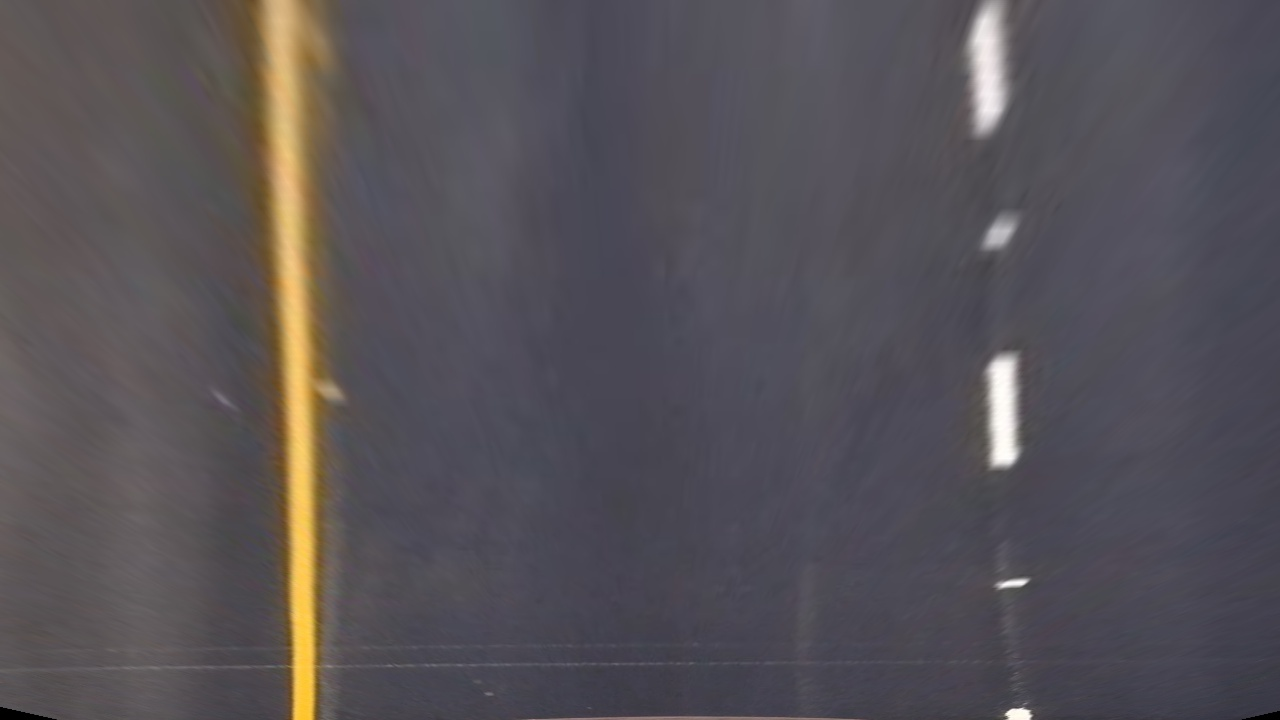
#> input picture output_images/Birds_Eye_View/straight_lines1.jpg, 1280 x 720 px; its folder holds only this picture in this run
$ jupyter execute --allow-errors 06_Determine_the_curvature_of_the_lane_and_vehicle_position_with_respect_to_center.ipynb   (shell and % lines are left out)   (older library calls are emulated)
#> lines starting #> are read from the running program, lines starting #| are printed output that depends on the picture
# Self-Driving Car Engineer Nanodegree

## Project: **Advanced Lane Finding**

### 06.Determine the curvature of the lane and vehicle position with respect to center

[cell 1]
#importing some useful packages
import matplotlib.pyplot as plt
import matplotlib.image as mpimg
import numpy as np
import cv2
import os

### Load Camera parameters for Pkl

[cell 2]
import pickle
fh = open('Camera_parameters.pkl', 'rb')
#> (reads Camera_parameters.pkl from the repository)
#> further down, image is the input picture: shape (720, 1280, 3); mean R, G, B 86.6, 82.1, 86.9
mtx = pickle.load(fh)
dist = pickle.load(fh)
fh.close()

[cell 3]
def abs_sobel_thresh(img, orient='y', sobel_kernel=5, thresh=(60, 255)):
    # Apply the following steps to img
    # 1) Convert to grayscale
#> called with orient = 'x', sobel_kernel = 5, thresh = (60, 255)
    gray_img = cv2.cvtColor(img, cv2.COLOR_RGB2GRAY)
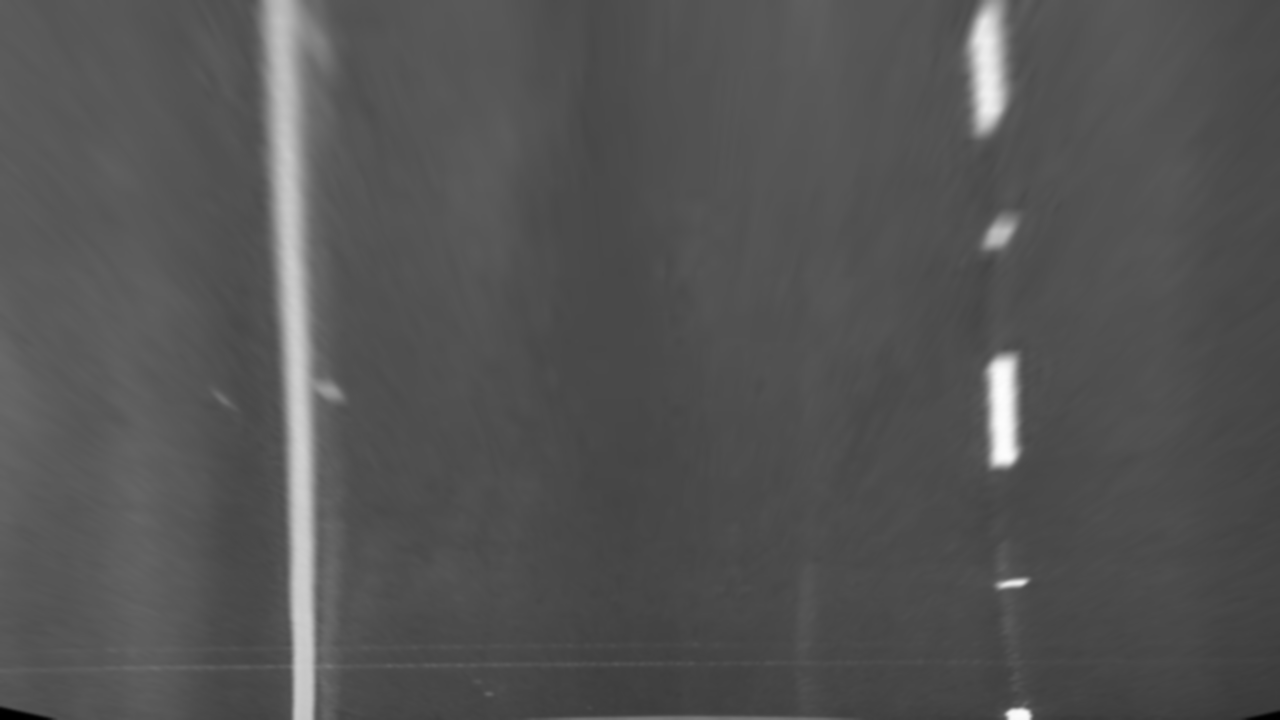
#> gray_img: shape (720, 1280); min 0, max 253, mean 84
    # 2) Take the derivative in x or y given orient = 'x' or 'y'
    sobelx = cv2.Sobel(gray_img, cv2.CV_64F, (orient=='x'), (orient=='y'), ksize= sobel_kernel)
    sobely = cv2.Sobel(gray_img, cv2.CV_64F, (orient=='x'), (orient=='y'), ksize= sobel_kernel)
    # 3) Take the absolute value of the derivative or gradient
    abs_sobelx = np.absolute(sobelx)
    # 4) Scale to 8-bit (0 - 255) then convert to type = np.uint8
    scaled_sobel = np.uint8(255*abs_sobelx/np.max(abs_sobelx))
    # 5) Create a mask of 1's where the scaled gradient magnitude
            # is > thresh_min and < thresh_max
    binary_output = np.zeros_like(scaled_sobel)
    binary_output[(scaled_sobel >= thresh[0]) & (scaled_sobel <= thresh[1])] = 1
    # 6) Return this mask as your binary_output image
    #binary_output = np.copy(img) # Remove this line
    return binary_output

# [17 lines left out: functions HLS_S_threshold, combine_binary, not called in this run]
def gaussian_blur(img, kernel_size):
    """Applies a Gaussian Noise kernel"""
    return cv2.GaussianBlur(img, (kernel_size, kernel_size), 0)
# [21 lines left out: function unwarp, not called in this run]

### Load each birds eye view image and use color transforms, gradients.

### Slide Windows

[cell 4]
# [132 lines left out: functions find_lane_pixels, fit_polynomial, not called in this run]

[cell 5]
# [35 lines left out: function measure_curvature_pixels_in_realworld, not called in this run]

#> (a cell that did not finish here is left out)
